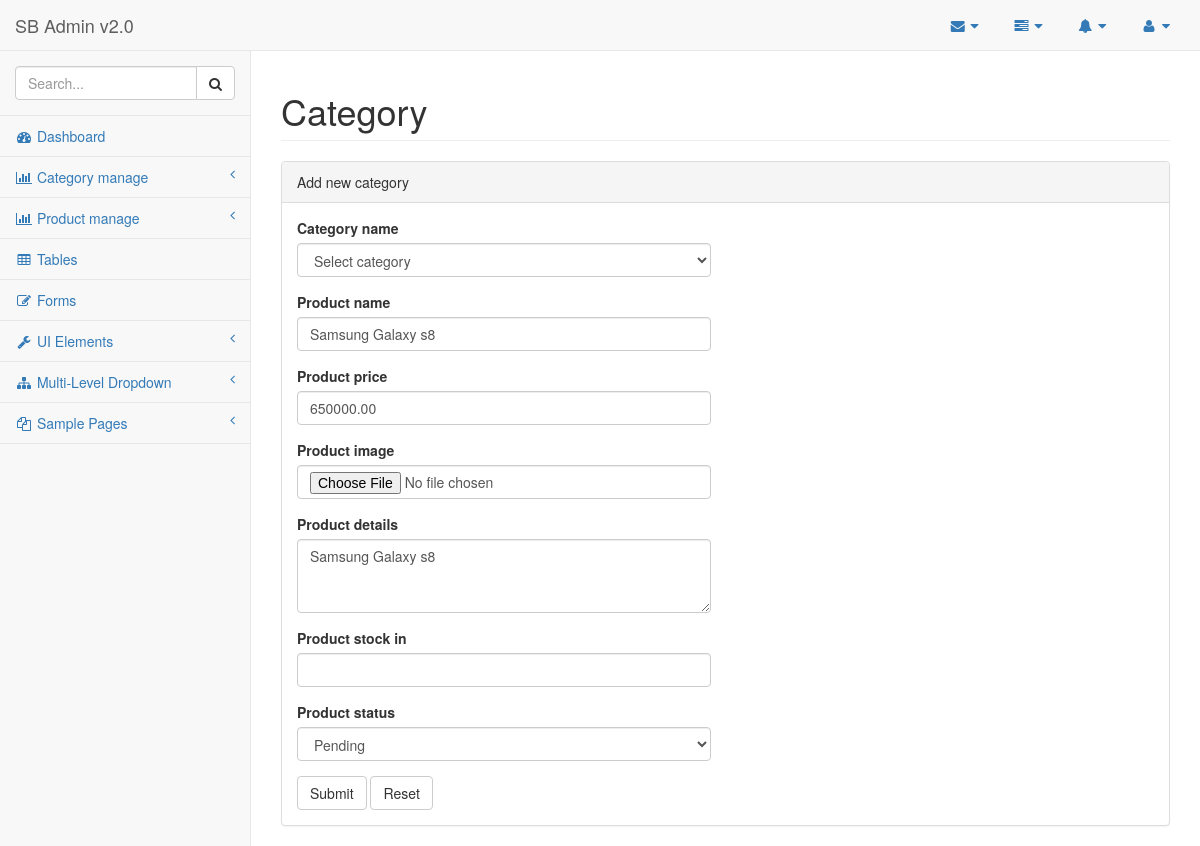
The app's page /backend/pages/product_edit.php?pid=2 with its own data.
### tables this page shows
CREATE TABLE `products` (
  `product_id` int(11) NOT NULL,
  `product_name` varchar(50) NOT NULL,
  `product_price` decimal(10,2) NOT NULL,
  `product_image` varchar(250) NOT NULL,
  `product_details` varchar(500) NOT NULL,
  `product_category` int(11) NOT NULL,
  `product_stock_in` int(11) NOT NULL,
  `product_status` tinyint(1) NOT NULL,
  `created_at` timestamp NOT NULL DEFAULT CURRENT_TIMESTAMP,
  `updated_at` timestamp NOT NULL DEFAULT CURRENT_TIMESTAMP
);

### backend/pages/product_edit.php (the view, shortened to what this page needs)
<?php
require('connect.php');
$product_id = $_REQUEST['pid'];
$sql = "SELECT * FROM products WHERE product_id = '$product_id'";
$res = mysqli_query($con, $sql);
$row = mysqli_fetch_assoc($res);
?>
<!DOCTYPE html>
<html lang="en">
<head>
    <link href="../vendor/bootstrap/css/bootstrap.min.css" rel="stylesheet">
    <link href="../vendor/metisMenu/metisMenu.min.css" rel="stylesheet">
    <link href="../dist/css/sb-admin-2.css" rel="stylesheet">
    <link href="../vendor/font-awesome/css/font-awesome.min.css" rel="stylesheet" type="text/css">
</head>
<body>
    <div id="wrapper">
        <?php include('navbar.php'); ?>
        <div id="page-wrapper">
            <div class="row">
                <div class="col-lg-12">
                    <h1 class="page-header">Category</h1>
                </div>
            </div>
            <div class="row">
                <div class="col-lg-12">
                    <div class="panel panel-default">
                        <div class="panel-heading">
                            Add new category
                        </div>
                        <div class="panel-body">
                            <div class="row">
                                <div class="col-lg-6">
                                    <form role="form" action="product_action.php" method="post" enctype="multipart/form-data">
                                        <div class="form-group">
                                            <label>Category name</label>
                                            <select  class="form-control" name="product_category" id="product_category" >
                                                <option value="">Select category</option>
                                            </select>
                                        </div>
                                        <div class="form-group">
                                            <label>Product name</label>
                                            <input class="form-control" type="text" name="product_name" value="<?php echo $row['product_name']; ?>" required>
                                        </div>
                                        <div class="form-group">
                                            <label>Product price</label>
                                            <input class="form-control" type="text" name="product_price" value="<?php echo $row['product_price']; ?>">
                                        </div>
                                        <div class="form-group">
                                            <label>Product image</label>
                                            <input class="form-control" type="file" name="product_image">
                                        </div>
                                        <div class="form-group">
                                            <label>Product details</label>
                                            <textarea class="form-control" rows="3" name="product_details"><?php echo $row['product_details']; ?></textarea>
                                        </div>
                                        <div class="form-group">
                                            <label>Product stock in</label>
                                            <input class="form-control" type="number" name="product_stock_in">
                                        </div>
                                        <div class="form-group">
                                            <label>Product status</label>
                                            <select class="form-control" name="product_status">
                                                <option value="0">Pending</option>
                                            </select>
                                        </div>
                                        <button type="submit" name="submit" class="btn btn-default">Submit</button>
                                        <button type="reset" class="btn btn-default">Reset</button>
                                    </form>
                                </div>
                            </div>
                        </div>
                    </div>
                </div>
            </div>
        </div>
    </div>
</body>
</html>

### records on screen
products: product_name "Samsung Galaxy s8", product_price "650000.00", product_details "Samsung Galaxy s8"
